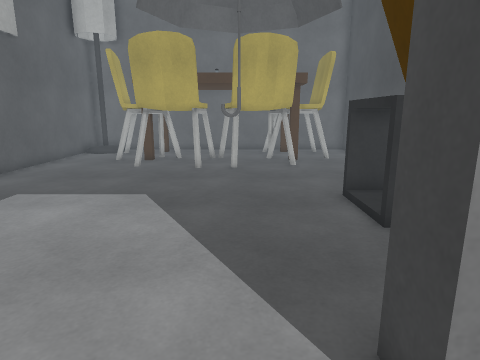
View 1 (above)

24 first-person views from a walk through a 3-D level made in the Unity game engine. The camera is 1.3 m above the floor, tilts 12° down and sees 75° across. The floor is counted in squares, 0.5 m on a side. Each view is taken from the middle of a square. On the plan, view 1 faces up. The plan holds only what a view shows up to about 20 squares ahead; the rest is blank. The place goes on beyond the plan. Surface patterns are stand-ins for the level's own textures.

View 2
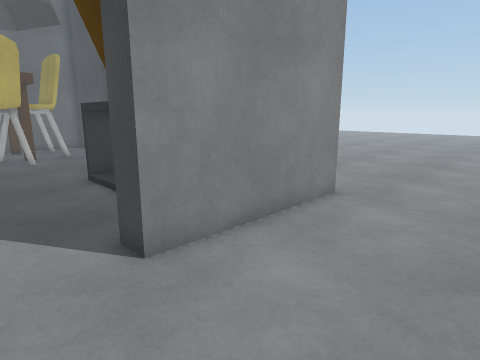

View 3
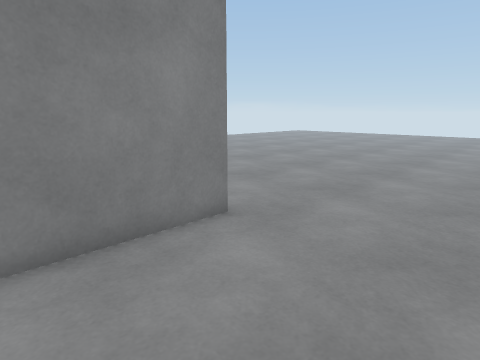

View 4
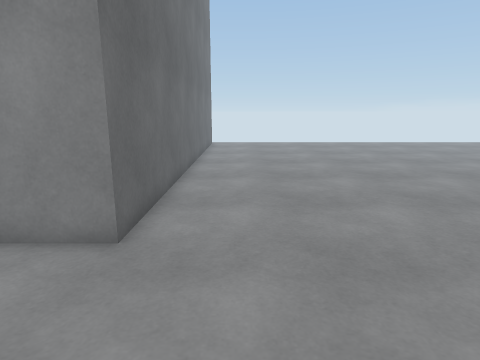

View 5
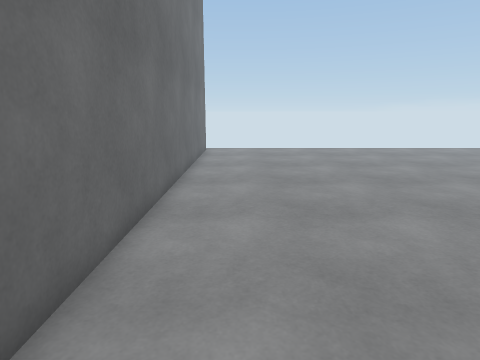

View 6
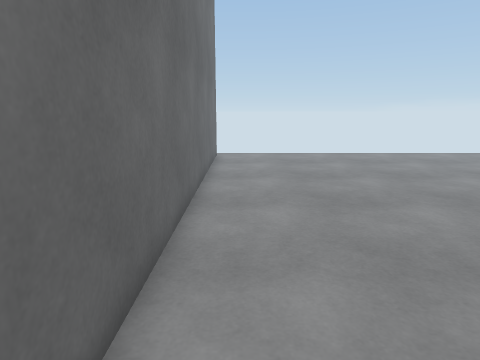

View 7
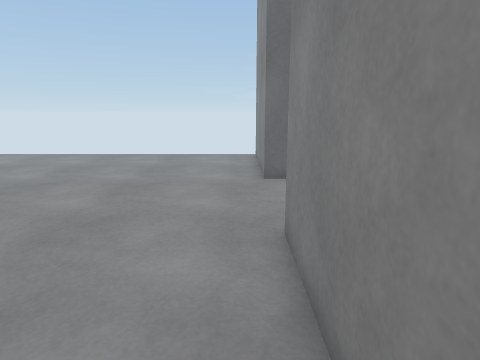

View 8
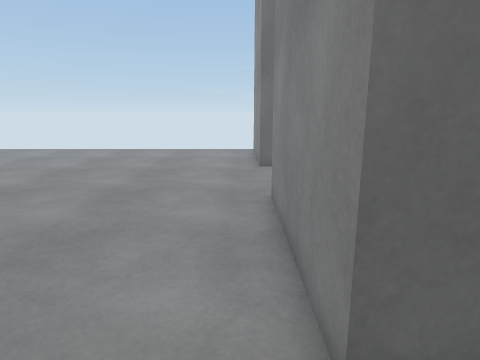

View 9
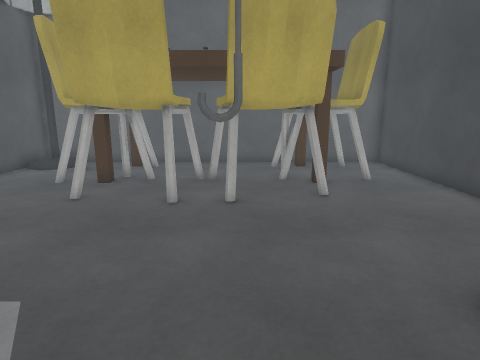

View 10
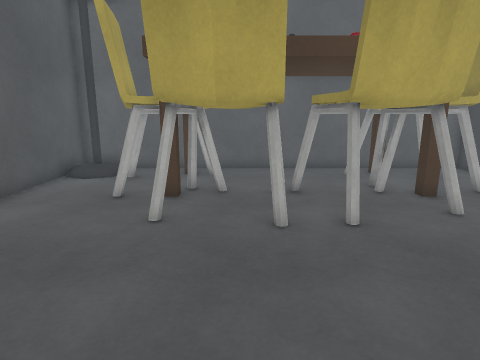

View 11
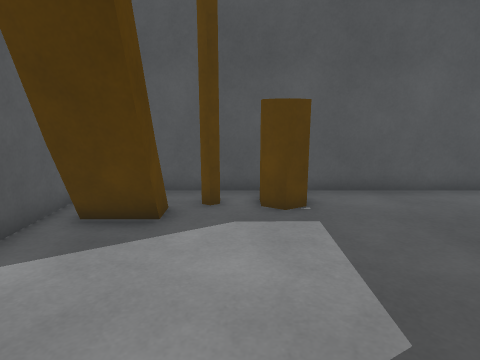

View 12
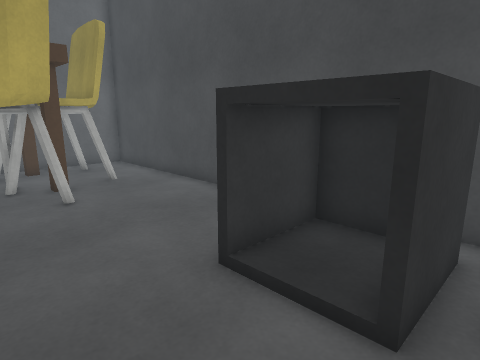

View 13
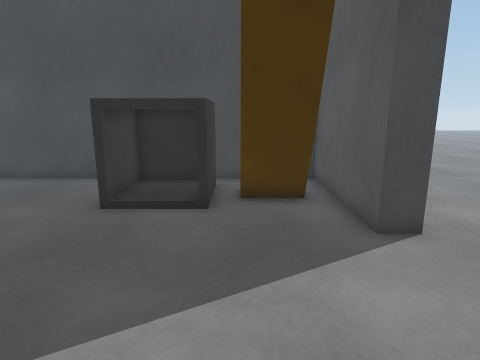

View 14
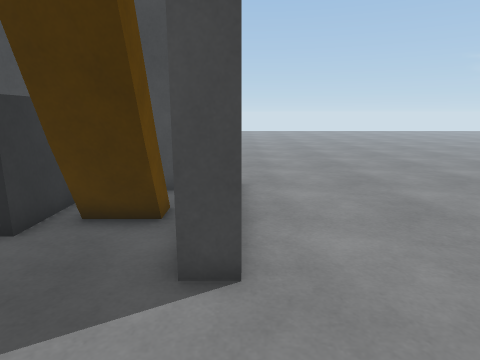

View 15
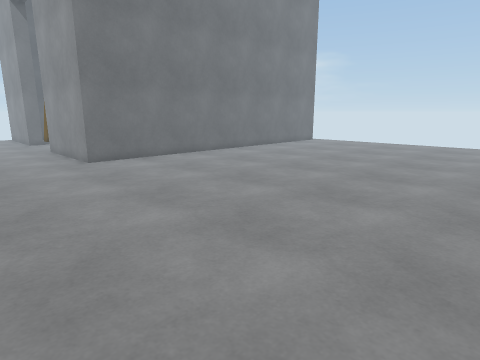

View 16
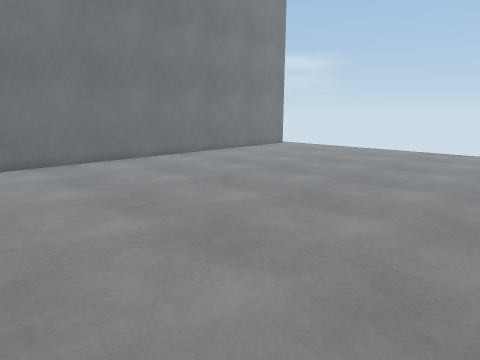

View 17
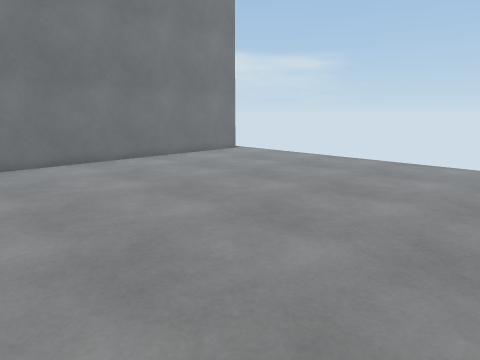

View 18
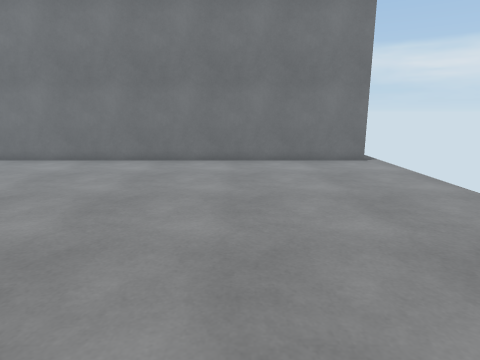

View 19
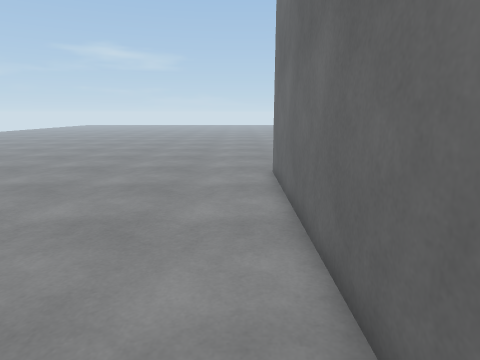

View 20
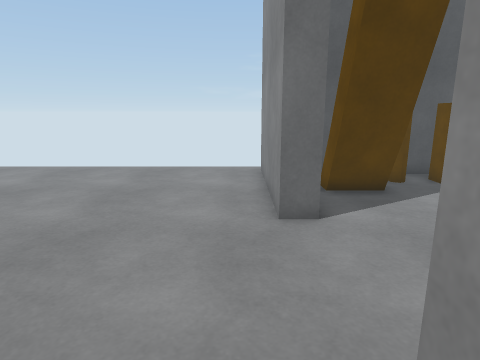

View 21
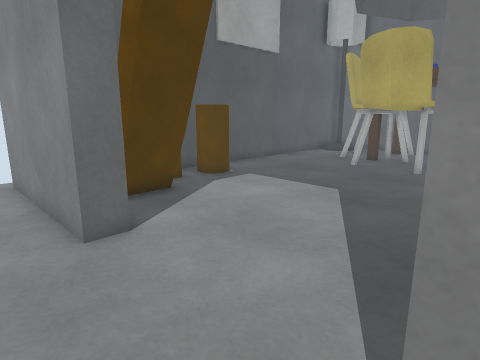

View 22
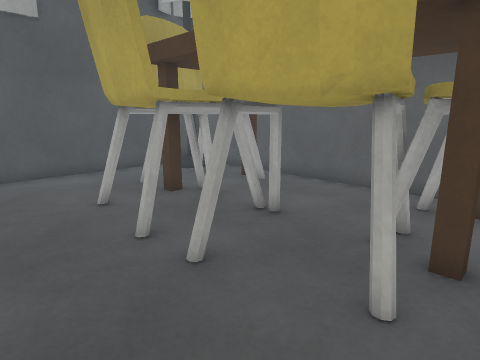

View 23
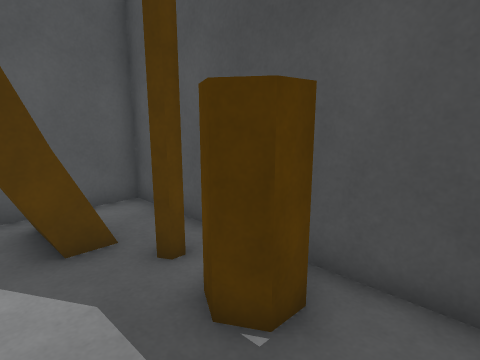

View 24
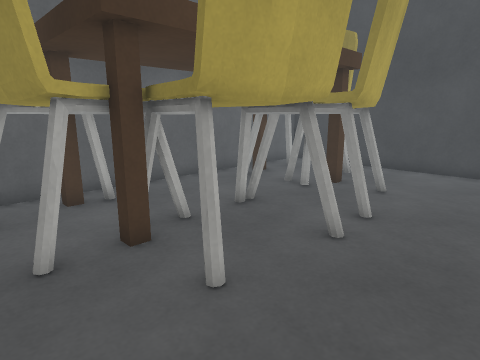

### Floor plan
Key: @ floor where view 1 was taken; # wall or solid block; . main floor; : floor 0.25 m higher than the main floor; = window, fence, low wall or low ledge; ^ raised ledge; L lamp; T table; C chair; U umbrella.
Columns run from 12 left of view 1 to 26 right of it. Each row starts with its distance up from view 1.
 24                      #...............
 23   ################## #...............
 22   #L...T.......T...# #...............
 21   #:.CCCC.....CCCC. ##................
 20   #..C   .....   C..##................
 19   #..CC C.... CCCC..##................
 18   #..CCTC CCCCCTCC..##................
 17   #....CCCCCCCC.....##.................
 16   #....CCCCCCCCC....##................
 15   #.....CCC.C.......##................
 14   #.................##................
 13   #.................##.................
 12   #.................##.................
 11   #........UU...... ##.................
 10   ###...........^^^ ##................
  9   ###...........^ ^ ##................
  8   #.............^ ^ ##................
  7   ##............^^^.# .................
  6   #.=##........##=..# .................
  5   #.=##........##   # .................
  4   #.=##........##=..# ................
  3  ####### .....####### ................
  2 .####### .....########.................
  1 .......................................
  0 ............@..........................
 -1 .......................................
 -2 .....................................
 -3 .....................................
 -4 ..................................... .

Where each view was taken, in squares from view 1:
view 1: 0 up, 0 right, facing up
view 2: 3 down, 1 left, facing up-right
view 3: 4 down, 3 right, facing up-right
view 4: 4 down, 11 right, facing up
view 5: 1 up, 11 right, facing up
view 6: 4 up, 10 right, facing up
view 7: 1 up, 8 right, facing left
view 8: 1 up, 11 right, facing left
view 9: 6 up, 0 right, facing up
view 10: 8 up, 3 left, facing up
view 11: 8 up, 0 right, facing left
view 12: 6 up, 0 right, facing up-right
view 13: 6 up, 5 left, facing right
view 14: 2 up, 3 left, facing right
view 15: 4 down, 26 right, facing up-left
view 16: 1 up, 26 right, facing up-left
view 17: 7 up, 26 right, facing up-left
view 18: 17 up, 26 right, facing left
view 19: 16 up, 10 right, facing down
view 20: 1 up, 3 right, facing left
view 21: 0 up, 2 right, facing up-left
view 22: 12 up, 4 right, facing up-left
view 23: 12 up, 6 left, facing down-left
view 24: 12 up, 8 left, facing up-right
